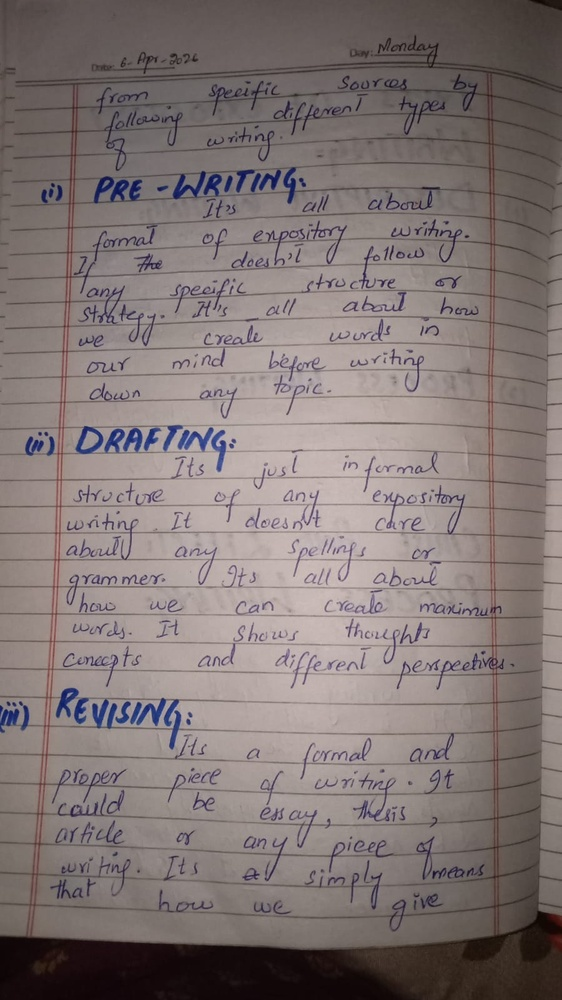
#> input picture dataset/input_images/img1.jpg, 562 x 1000 px, shrunk from 900 x 1600 before the run
$ python -i document_detector.py   (imports and definitions only)
#> lines starting #> are read from the running program, lines starting #| are printed output that depends on the picture; after the words box and inside, x2 and y2 are one past the last pixel; in counts of white or black regions, pixels touching at a corner belong together
"""
Document boundary detection - WITH MULTIPLE FALLBACK METHODS
"""

import cv2
import numpy as np

class DocumentDetector:

    # ============ EDGE DETECTION MODULE ============
    @staticmethod
    def edge_detection(image):
        """Enhanced edge detection using multiple methods"""

        if len(image.shape) == 3:
            gray = cv2.cvtColor(image, cv2.COLOR_BGR2GRAY)
        else:
            gray = image

        # Apply bilateral filter to preserve edges while reducing noise
        denoised = cv2.bilateralFilter(gray, 9, 75, 75)

        # Method 1: Canny with adaptive thresholds
        median = np.median(denoised)
        lower = int(max(0, 0.66 * median))
        upper = int(min(255, 1.33 * median))
        edges_canny = cv2.Canny(denoised, lower, upper)

        # Method 2: Morphological gradient for edge detection
        kernel = np.ones((3, 3), np.uint8)
        gradient = cv2.morphologyEx(denoised, cv2.MORPH_GRADIENT, kernel)

        # Method 3: Difference of Gaussian
        blur1 = cv2.GaussianBlur(denoised, (3, 3), 0)
        blur2 = cv2.GaussianBlur(denoised, (9, 9), 0)
        dog = blur1 - blur2

        # Combine all edge detection methods
        edges_combined = cv2.addWeighted(edges_canny, 0.5, gradient, 0.3, 0)
        edges_combined = cv2.addWeighted(edges_combined, 0.8, dog, 0.2, 0)

        # Enhance edges
        kernel = np.ones((3, 3), np.uint8)
        edges_dilated = cv2.dilate(edges_combined, kernel, iterations=2)
        edges_closed = cv2.morphologyEx(edges_dilated, cv2.MORPH_CLOSE, kernel)

        return edges_closed

    # ============ CONTOUR DETECTION WITH MULTIPLE STRATEGIES ============
    @staticmethod
    def find_contours_strategy_1(edge_image, original_image):
        """Strategy 1: Find largest quadrilateral contour"""
        contours, _ = cv2.findContours(edge_image, cv2.RETR_EXTERNAL, cv2.CHAIN_APPROX_SIMPLE)

        if not contours:
            return None, None

        # Sort by area
        contours = sorted(contours, key=cv2.contourArea, reverse=True)[:10]

        for contour in contours:
            area = cv2.contourArea(contour)
            image_area = original_image.shape[0] * original_image.shape[1]

            # Skip if too small or too large
            if area < 0.02 * image_area or area > 0.98 * image_area:
                continue

            # Approximate contour
            perimeter = cv2.arcLength(contour, True)
            approx = cv2.approxPolyDP(contour, 0.02 * perimeter, True)

            if len(approx) == 4:
                return approx, contour

            # Try with different epsilon values
            for epsilon in [0.03, 0.04, 0.05]:
                approx2 = cv2.approxPolyDP(contour, epsilon * perimeter, True)
                if len(approx2) == 4:
                    return approx2, contour

        return None, None

    # [148 lines left out: functions find_contours_strategy_2, find_contours_strategy_3, find_contours_strategy_4, not called in this run]

    # ============ CORNER ORDERING MODULE ============
    @staticmethod
    def order_corners(corners):
        """Order corners in correct sequence"""
        if corners is None or len(corners) != 4:
            return corners

        pts = corners.reshape(4, 2).astype(np.float32)

        # Calculate center
        center = np.mean(pts, axis=0)

        # Calculate angles from center
        angles = np.arctan2(pts[:, 1] - center[1], pts[:, 0] - center[0])

        # Sort by angle
        sorted_indices = np.argsort(angles)
        ordered = pts[sorted_indices]

        # Ensure top-left is first
        # Find point with smallest y (top)
        min_y_idx = np.argmin(ordered[:, 1])
        top_points = ordered[ordered[:, 1] == ordered[min_y_idx, 1]]

        if len(top_points) >= 2:
            # Among top points, leftmost is top-left
            left_idx = np.argmin(top_points[:, 0])
            top_left = top_points[left_idx]

            # Find index of top-left in ordered array
            start_idx = np.where((ordered == top_left).all(axis=1))[0][0]
            ordered = np.roll(ordered, -start_idx, axis=0)

        return ordered

    # ============ VALIDATE CORNERS ============
    @staticmethod
    def validate_corners(corners, image_shape):
        """Validate if corners form a valid document"""
        if corners is None or len(corners) != 4:
            return False

        height, width = image_shape[:2]

        # Check if corners are within image bounds (with generous margin)
        margin = 100
        for corner in corners:
            x, y = corner
            if x < -margin or x > width + margin or y < -margin or y > height + margin:
                return False

        # Calculate areas and check if reasonable
        # Use shoelace formula
        area = 0
        for i in range(4):
            x1, y1 = corners[i]
            x2, y2 = corners[(i+1) % 4]
            area += (x1 * y2 - x2 * y1)
        area = abs(area) / 2

        image_area = height * width
        if area < 0.05 * image_area or area > 1.1 * image_area:
            return False

        return True

    # ============ MAIN DETECTION PIPELINE ============
    @staticmethod
    def detect_document(image):
        """Complete document detection with multiple fallback strategies"""

        original = image.copy()
        height, width = original.shape[:2]

        print(f"Image size: {width} x {height}")

        # Try Strategy 1: Edge detection + Contour detection
        print("Attempting Strategy 1: Edge detection...")
        edges = DocumentDetector.edge_detection(original)
        corners, contour = DocumentDetector.find_contours_strategy_1(edges, original)

        if corners is not None:
            print("✓ Strategy 1 succeeded!")
            ordered_corners = DocumentDetector.order_corners(corners)
            if DocumentDetector.validate_corners(ordered_corners, original.shape):
                return ordered_corners, contour, edges

        # Try Strategy 2: Color segmentation
        print("Attempting Strategy 2: Color segmentation...")
        corners, contour = DocumentDetector.find_contours_strategy_2(original)

        if corners is not None:
            print("✓ Strategy 2 succeeded!")
            ordered_corners = DocumentDetector.order_corners(corners)
            if DocumentDetector.validate_corners(ordered_corners, original.shape):
                return ordered_corners, contour, edges

        # Try Strategy 3: Morphological operations
        print("Attempting Strategy 3: Morphological operations...")
        corners, contour = DocumentDetector.find_contours_strategy_3(original)

        if corners is not None:
            print("✓ Strategy 3 succeeded!")
            ordered_corners = DocumentDetector.order_corners(corners)
            if DocumentDetector.validate_corners(ordered_corners, original.shape):
                return ordered_corners, contour, edges

        # Try Strategy 4: Hough lines
        print("Attempting Strategy 4: Hough lines...")
        corners, contour = DocumentDetector.find_contours_strategy_4(original)

        if corners is not None:
            print("✓ Strategy 4 succeeded!")
            ordered_corners = DocumentDetector.order_corners(corners)
            if DocumentDetector.validate_corners(ordered_corners, original.shape):
                return ordered_corners, contour, edges

        # Final fallback: Use entire image as document
        print("All strategies failed. Using full image as document...")
        height, width = original.shape[:2]
        fallback_corners = np.array([
            [0, 0],
            [width - 1, 0],
            [width - 1, height - 1],
            [0, height - 1]
        ], dtype=np.float32)

        return fallback_corners, None, edges

>>> import cv2
>>> picture = cv2.imread('../dataset/input_images/img1.jpg')
#> picture is the input picture: shape (1000, 562, 3); mean B, G, R 117, 118.2, 129.4
>>> result = DocumentDetector().detect_document(picture)
#| Image size: 562 x 1000
#> in edge_detection, `gray = cv2.cvtColor(image, cv2.COLOR_BGR2GRAY)`:
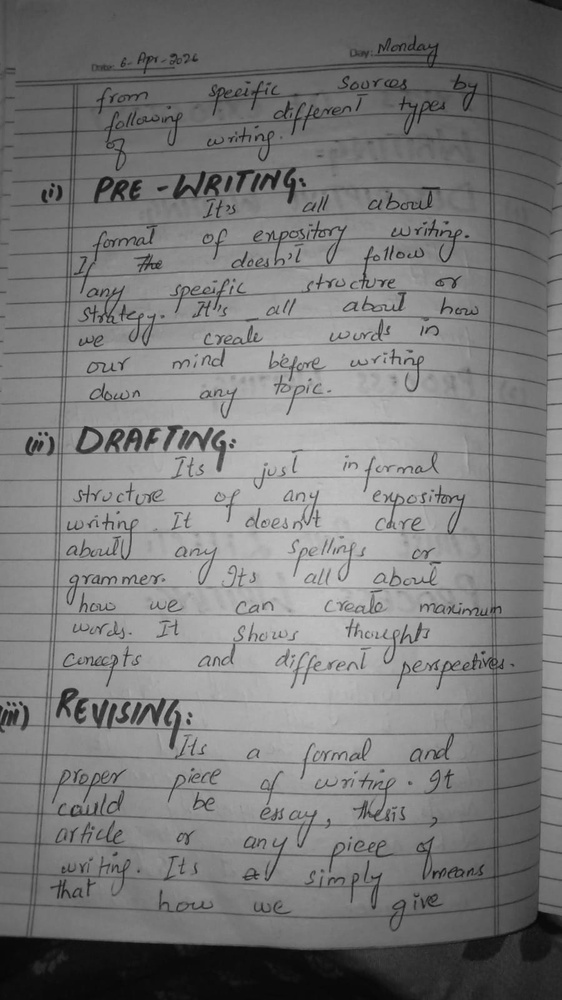
#> gray: shape (1000, 562); min 4, max 201, mean 121.5
#> in edge_detection, `median = np.median(denoised)`: median = 125
#> in edge_detection, `lower = int(max(0, 0.66 * median))`: lower = 82
#> in edge_detection, `upper = int(min(255, 1.33 * median))`: upper = 166
#> in edge_detection, `edges_canny = cv2.Canny(denoised, lower, upper)`:
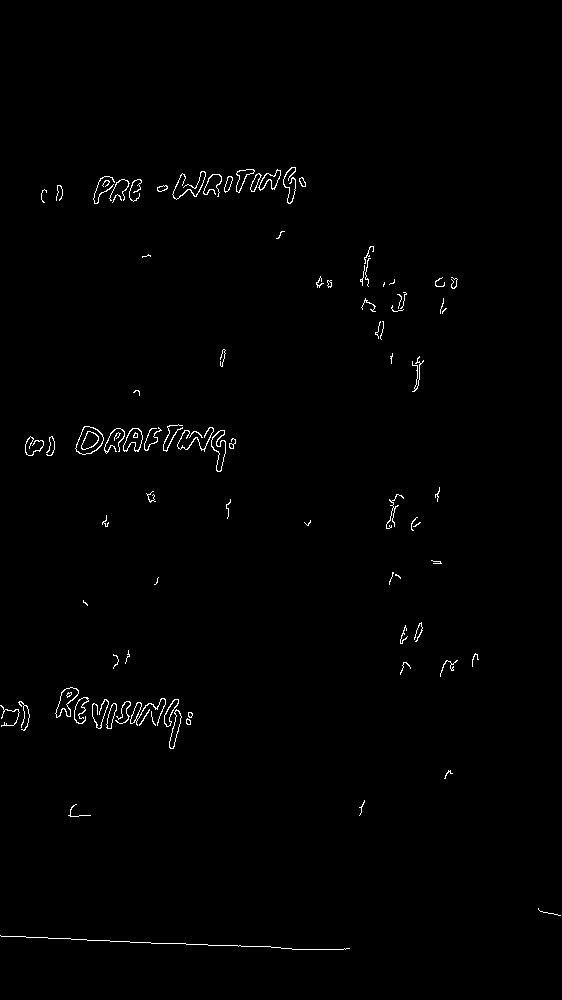
#> edges_canny: shape (1000, 562); 0.82% white in thin lines or dots, all inside (x1, y1, x2, y2) = (0, 167, 561, 950)
#> in edge_detection, `gradient = cv2.morphologyEx(denoised, cv2.MORPH_GRADIENT, kernel)`:
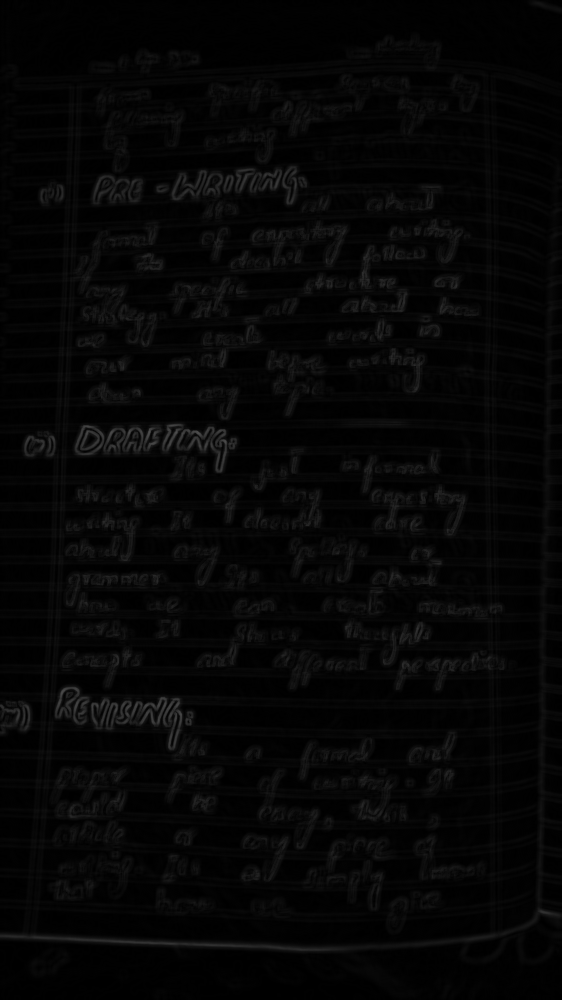
#> gradient: shape (1000, 562); min 0, max 78, mean 5.7
#> in edge_detection, `blur2 = cv2.GaussianBlur(denoised, (9, 9), 0)`:
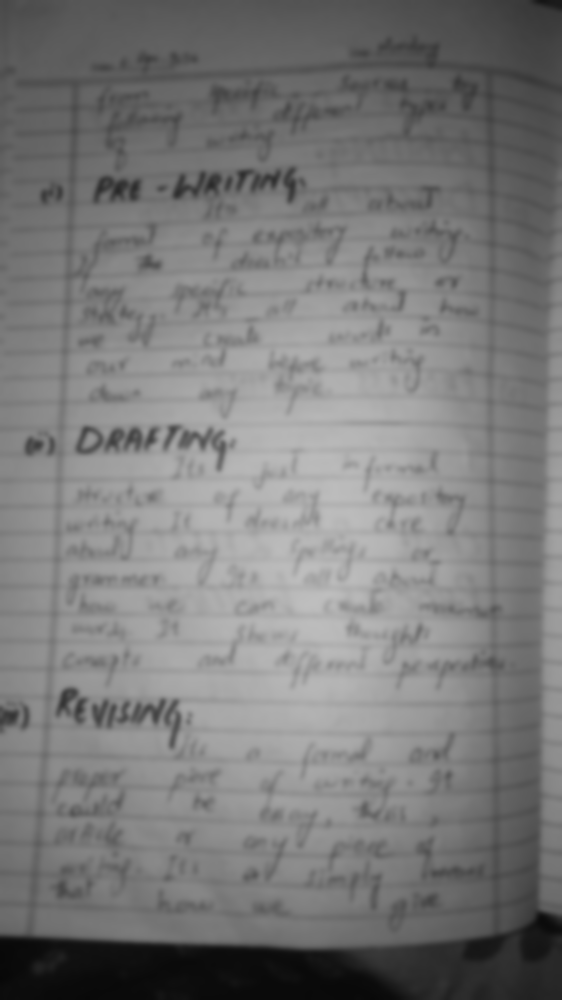
#> blur2: shape (1000, 562); min 7, max 190, mean 121.8
#> in edge_detection, `dog = blur1 - blur2`:
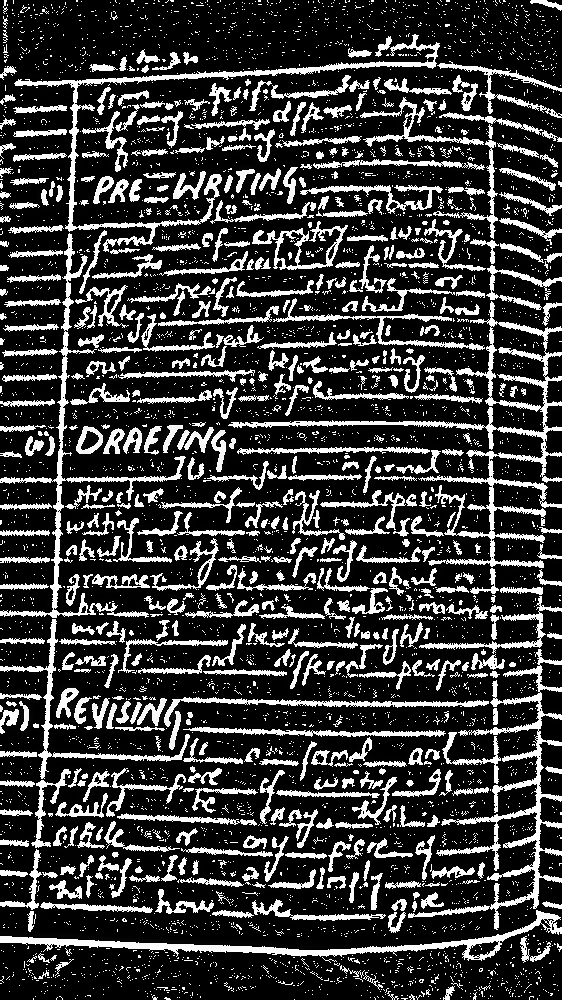
#> dog: shape (1000, 562); min 0, max 255, mean 57.7
#> in edge_detection, `edges_combined = cv2.addWeighted(edges_combined, 0.8, dog, 0.2, 0)`:
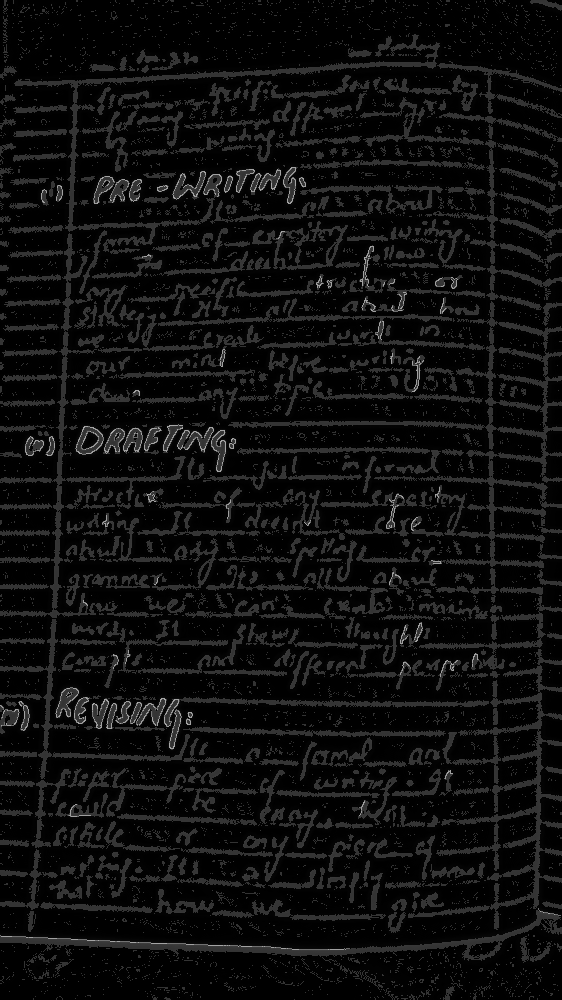
#> edges_combined: shape (1000, 562); min 0, max 171, mean 13.8
#> in edge_detection, `edges_dilated = cv2.dilate(edges_combined, kernel, iterations=2)`:
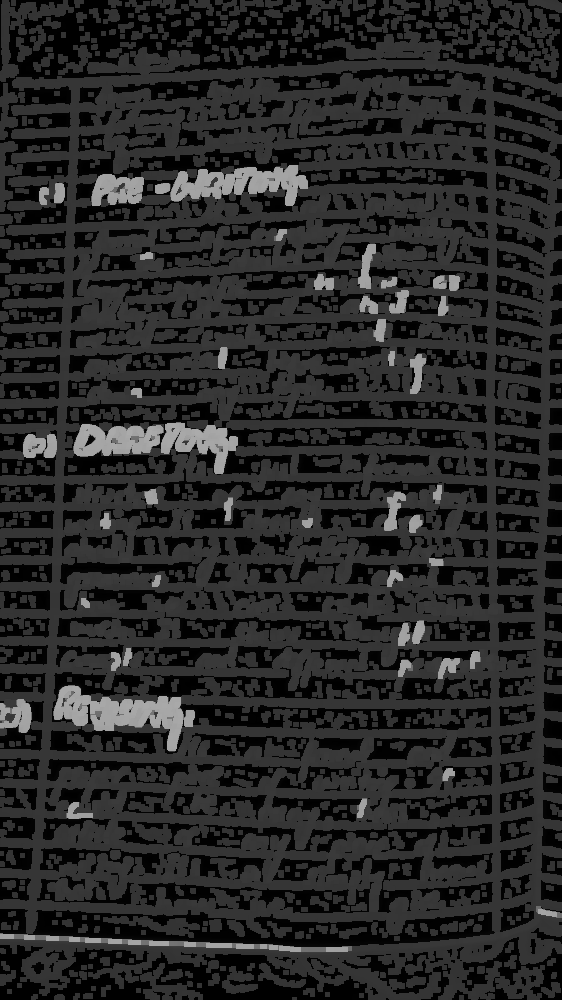
#> edges_dilated: shape (1000, 562); min 0, max 171, mean 39.9
#> in find_contours_strategy_1, `contours, _ = cv2.findContours(edge_image, cv2.RETR_EXTERNAL, cv2.CHAI..`: contours = 16 contours, 5 with area under 20; largest, box (x1, y1, x2, y2) and area: (0, 0, 562, 1000) 546838, (76, 0, 134, 39) 598, (83, 986, 96, 1000) 72, (101, 985, 111, 997) 55, (54, 994, 65, 1000) 45
#> in find_contours_strategy_1, `contours = sorted(contours, key=cv2.contourArea, reverse=True)[:10]`: contours = 10 contours; largest, box (x1, y1, x2, y2) and area: (0, 0, 562, 1000) 546838, (76, 0, 134, 39) 598, (83, 986, 96, 1000) 72, (101, 985, 111, 997) 55, (54, 994, 65, 1000) 45
#> the loop in find_contours_strategy_1, `for contour in contours:` made 1 pass
#> (area, image_area, perimeter, approx) on pass 1: (546838.5, 562000, 5063.2, [[0, 0], [0, 989], [553, 997], [561, 2]])
#> in detect_document, `corners, contour = DocumentDetector.find_contours_strategy_1(edges, or..`: corners = [[0, 0], [0, 989], [553, 997], [561, 2]]; contour = contour of 1188 points, box (x1, y1, x2, y2) (0, 0, 562, 1000), area 546838
#> in order_corners, `pts = corners.reshape(4, 2).astype(np.float32)`: pts = [[0, 0], [0, 989], [553, 997], [561, 2]]
#> in order_corners, `center = np.mean(pts, axis=0)`: center = [278.5, 497]
#> in order_corners, `angles = np.arctan2(pts[:, 1] - center[1], pts[:, 0] - center[0])`: angles = [-2.08, 2.09, 1.07, -1.05]
#> in order_corners, `sorted_indices = np.argsort(angles)`: sorted_indices = [0, 3, 2, 1]
#> in order_corners, `ordered = pts[sorted_indices]`: ordered = [[0, 0], [561, 2], [553, 997], [0, 989]]
#> in order_corners, `min_y_idx = np.argmin(ordered[:, 1])`: min_y_idx = 0
#> in order_corners, `top_points = ordered[ordered[:, 1] == ordered[min_y_idx, 1]]`: top_points = [[0, 0]]
#> in detect_document, `ordered_corners = DocumentDetector.order_corners(corners)`: ordered_corners = [[0, 0], [561, 2], [553, 997], [0, 989]]
#> the loop in validate_corners, `for corner in corners:` made 4 passes
#> the loop in validate_corners, `for i in range(4):` made 4 passes
#> (x1, y1, x2, y2, area) on passes 2 to 4: (561, 2, 553, 997, 558211), (553, 997, 0, 989, 1105128), (0, 989, 0, 0, 1105128)
#> after the loop in validate_corners, `for i in range(4):`: area = 1105128
#> in validate_corners, `area = abs(area) / 2`: area = 552564

$ run again, on dataset/input_images/img3.jpg
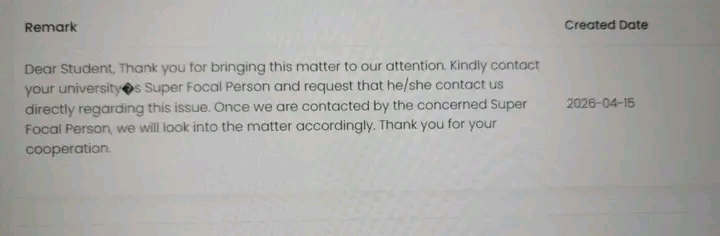
#> input picture dataset/input_images/img3.jpg, 720 x 236 px
#> picture is the input picture: shape (236, 720, 3); mean B, G, R 168.9, 171.6, 172.3
#| Image size: 720 x 236
#> median = 178
#> lower = 117
#> upper = 236
#> in edge_detection, `edges_canny = cv2.Canny(denoised, lower, upper)`:
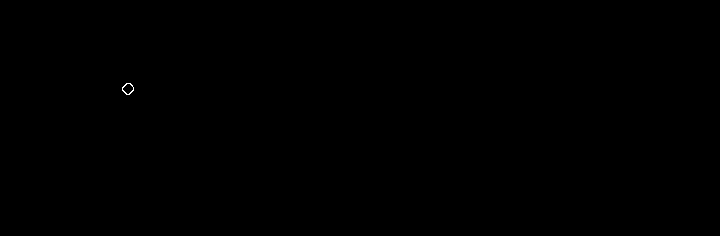
#> edges_canny: shape (236, 720); 0.03% white in thin lines or dots, all inside (x1, y1, x2, y2) = (122, 83, 134, 95)
#> in edge_detection, `edges_dilated = cv2.dilate(edges_combined, kernel, iterations=2)`:
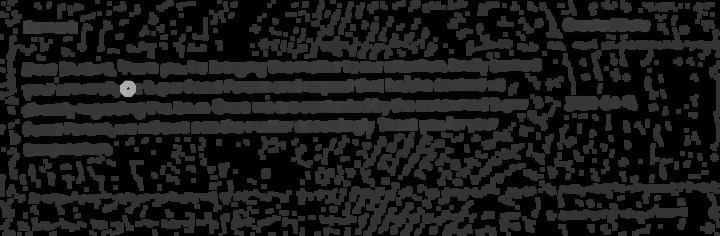
#> edges_dilated: shape (236, 720); min 0, max 177, mean 26.3
#> in find_contours_strategy_1, `contours, _ = cv2.findContours(edge_image, cv2.RETR_EXTERNAL, cv2.CHAI..`: contours = 20 contours, 4 with area under 20; largest, box (x1, y1, x2, y2) and area: (0, 0, 720, 236) 147018, (672, 57, 695, 69) 208, (689, 91, 699, 107) 98, (689, 73, 699, 85) 78, (115, 33, 124, 44) 73
#> in find_contours_strategy_1, `contours = sorted(contours, key=cv2.contourArea, reverse=True)[:10]`: contours = 10 contours; largest, box (x1, y1, x2, y2) and area: (0, 0, 720, 236) 147018, (672, 57, 695, 69) 208, (689, 91, 699, 107) 98, (689, 73, 699, 85) 78, (115, 33, 124, 44) 73
#> the loop in find_contours_strategy_1, `for contour in contours:` made 1 pass
#> (area, image_area, perimeter, approx) on pass 1: (147017.5, 169920, 5250.2, [[0, 0], [2, 235], [719, 235], [713, 0]])
#> corners = [[0, 0], [2, 235], [719, 235], [713, 0]]; contour = contour of 1732 points, box (x1, y1, x2, y2) (0, 0, 720, 236), area 147018
#> pts = [[0, 0], [2, 235], [719, 235], [713, 0]]
#> center = [358.5, 117.5]
#> angles = [-2.82, 2.82, 0.315, -0.32]
#> sorted_indices = [0, 3, 2, 1]
#> ordered = [[0, 0], [713, 0], [719, 235], [2, 235]]
#> min_y_idx = 0
#> top_points = [[0, 0], [713, 0]]
#> left_idx = 0
#> top_left = [0, 0]
#> start_idx = 0
#> ordered_corners = [[0, 0], [713, 0], [719, 235], [2, 235]]
#> the loop in validate_corners, `for corner in corners:` made 4 passes
#> the loop in validate_corners, `for i in range(4):` made 4 passes
#> (x1, y1, x2, y2, area) on passes 2 to 4: (713, 0, 719, 235, 167555), (719, 235, 2, 235, 336050), (2, 235, 0, 0, 336050)
#> after the loop in validate_corners, `for i in range(4):`: area = 336050
#> in validate_corners, `area = abs(area) / 2`: area = 168025
